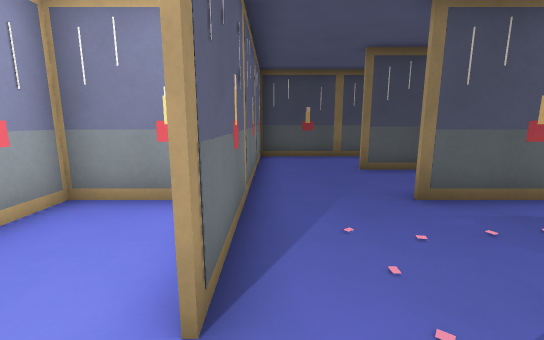
[1] (above)

21 first-person views from a walk through a 3-D level made in the Godot game engine. The camera is 1.3 m above the floor, tilts 10° down and sees 90° across. The floor is counted in squares, 1 m on a side. Each view is taken from the middle of a square. On the plan, view 1 faces up. The plan holds only what a view shows up to about 13 squares ahead; the rest is blank. The place goes on beyond the plan.

[2]
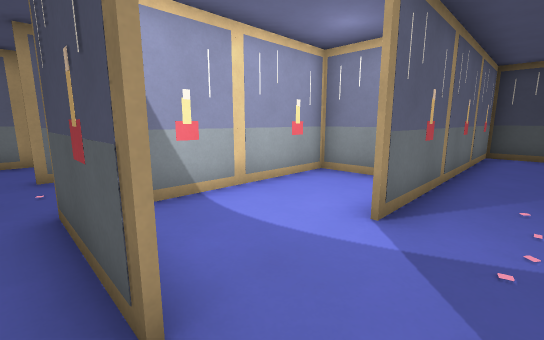

[3]
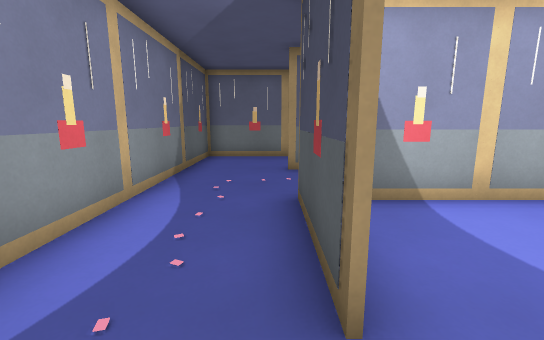

[4]
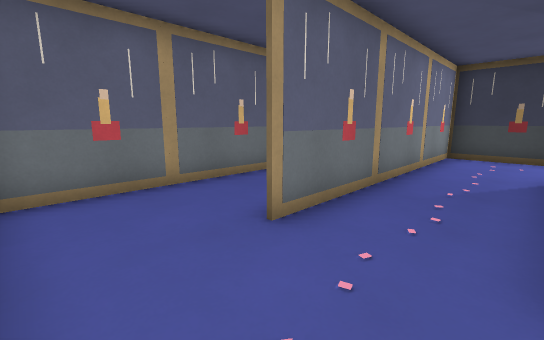

[5]
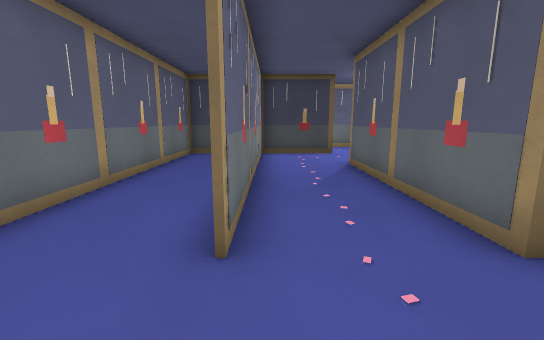

[6]
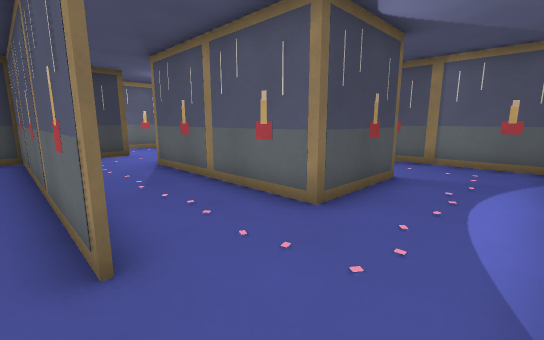

[7]
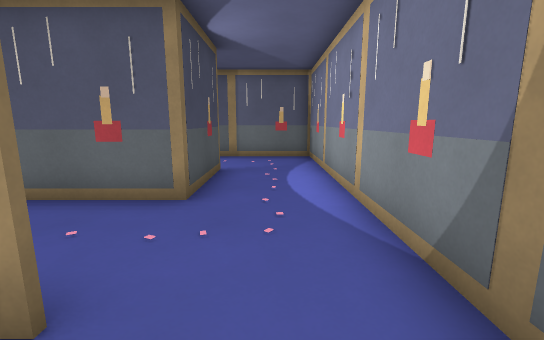

[8]
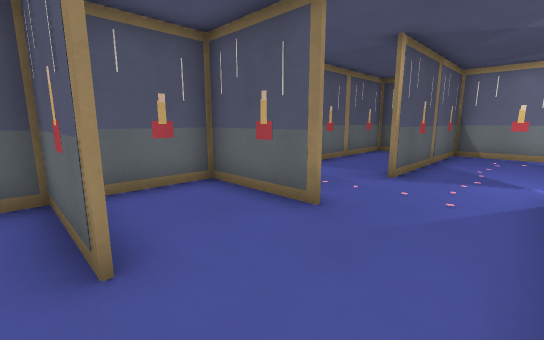

[9]
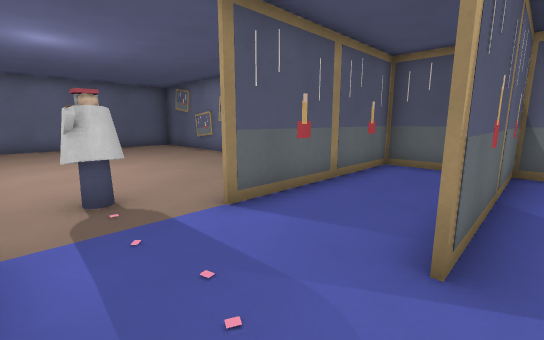

[10]
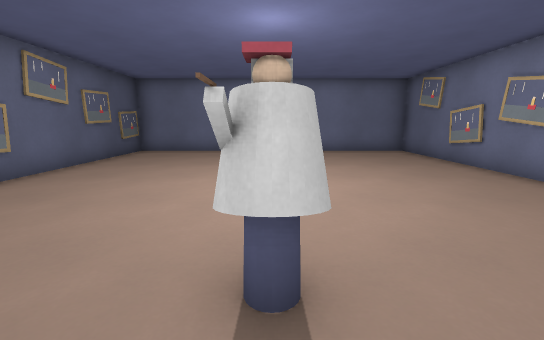

[11]
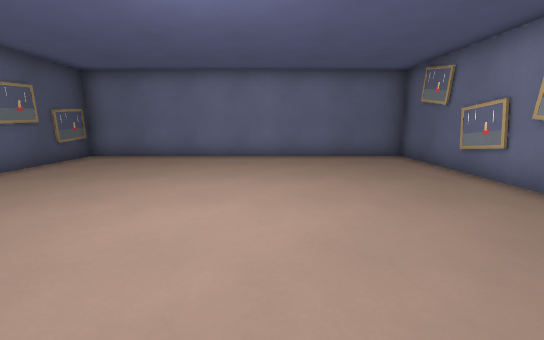

[12]
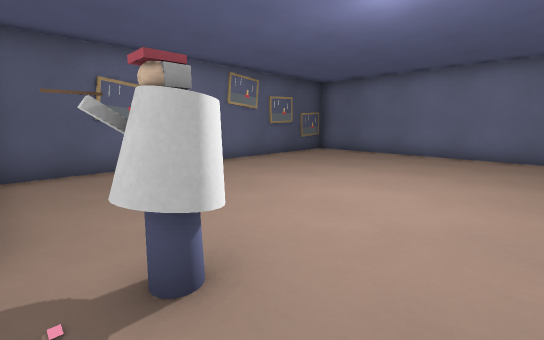

[13]
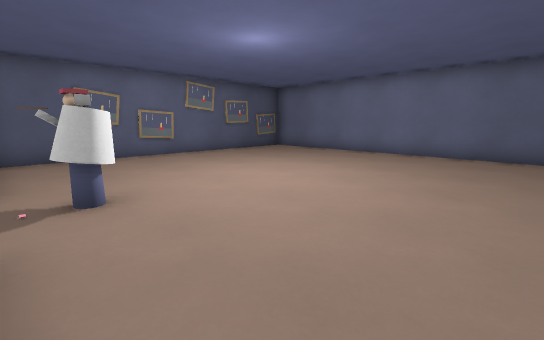

[14]
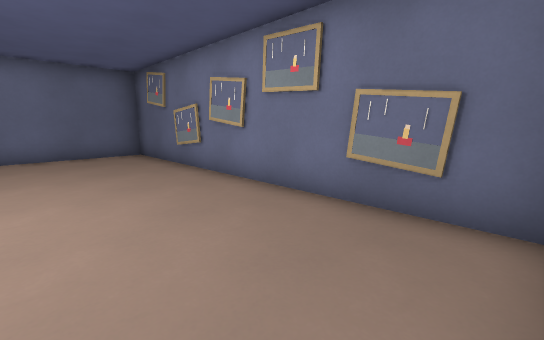

[15]
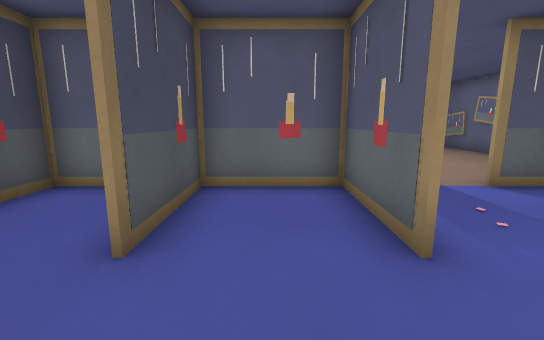

[16]
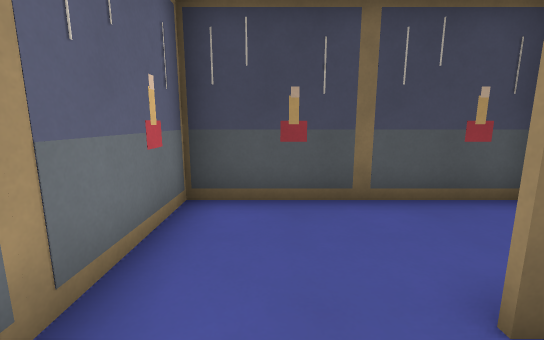

[17]
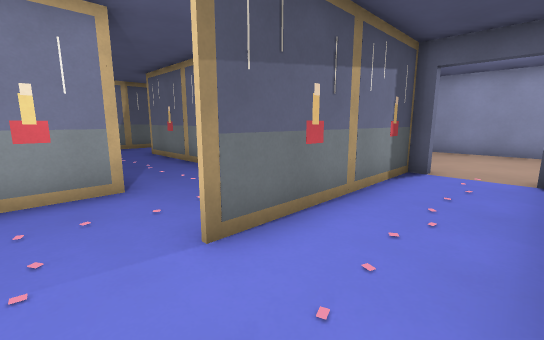

[18]
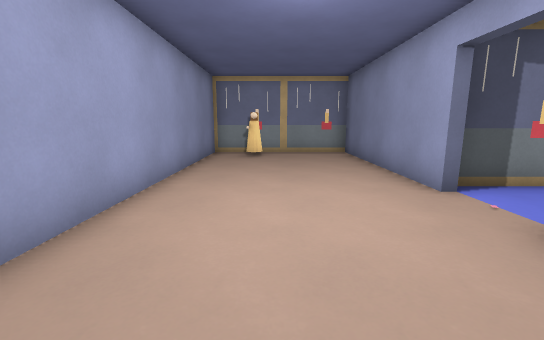

[19]
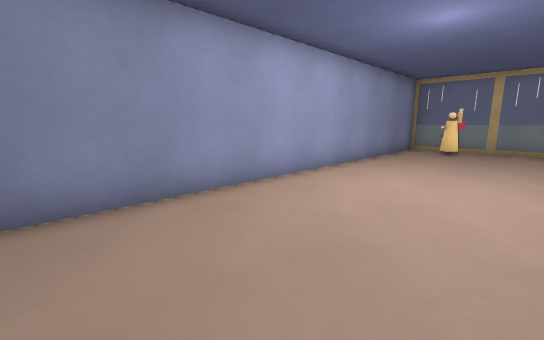

[20]
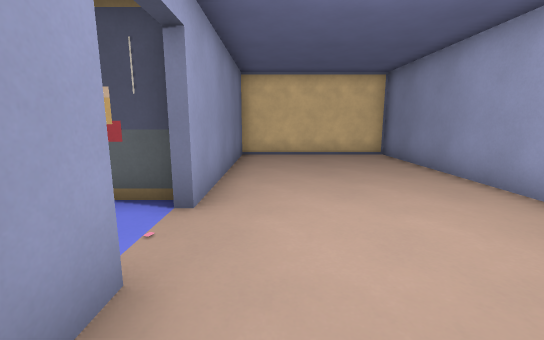

[21]
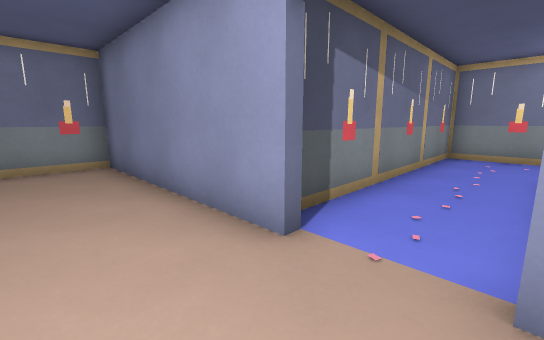

### Floor plan
Ten units are one square. View 1 is at (0, 0); x grows to the right and y downward. Boxes are objects, and circles mark ways between rooms. Rooms are numbered by the first view taken in them; rooms with no view inside come last. Other rooms are left out.
<svg viewBox="-160 -174 340 223">
<path fill="none" stroke="#000" d="M24 -46 54 -46 54 -104 -11 -104M-16 -44 -34 -44 -34 4M45 -44 24 -44M24 14 24 -16M24 -76 54 -76M55 -74 24 -74M-4 -105 -4 -14M39 44 54 44 54 -16M-66 16 -66 -74M-4 16 -36 16 -36 -46M-64 -75 -64 16M-34 -74 -95 -74M-94 -81 -94 44 24 44 24 14M68 -28 68 -32 61 -32M62 -33 69 -33M59 30 175 30 175 -90 59 -90M-94 -100 -98 -100 -98 -169 -155 -169 -155 -10 -98 -10 -98 -80M-96 -76 -34 -76M-11 -104 -93 -104M-6 -79 -6 -105M-36 -46 -19 -46"/>
<circle cx="5" cy="20" r="3" fill="#2a7"/>
<circle cx="50" cy="-25" r="3" fill="#2a7"/>
<circle cx="-40" cy="-55" r="3" fill="#2a7"/>
<circle cx="-25" cy="-70" r="3" fill="#2a7"/>
<text x="10" y="-30">1</text>
<text x="-60" y="0">2</text>
<text x="120" y="-30">3</text>
<text x="-110" y="-90">4</text>
<text x="-30" y="-60">5</text>
</svg>
Room 1 opens to room 2. Room 1 opens to room 3. Room 2 opens to room 5. Room 4 opens to room 5.

Where each view was taken, in squares from view 1:
view 1: 0 up, 0 right, facing up
view 2: 2 down, 1 right, facing up-left
view 3: 2 down, 1 right, facing left
view 4: 4 down, 4 left, facing up-left
view 5: 4 down, 6 left, facing up
view 6: 4 down, 7 left, facing up-right
view 7: 3 down, 8 left, facing right
view 8: 8 up, 0 right, facing down-right
view 9: 4 up, 2 right, facing down-right
view 10: 3 up, 5 right, facing right
view 11: 2 up, 7 right, facing right
view 12: 1 up, 6 right, facing up-right
view 13: 2 down, 6 right, facing up-right
view 14: 1 up, 6 right, facing down-right
view 15: 6 up, 0 right, facing right
view 16: 6 up, 1 right, facing up
view 17: 10 up, 2 left, facing down-left
view 18: 5 up, 13 left, facing up
view 19: 3 up, 11 left, facing up-left
view 20: 12 up, 11 left, facing down
view 21: 8 up, 12 left, facing up-right
